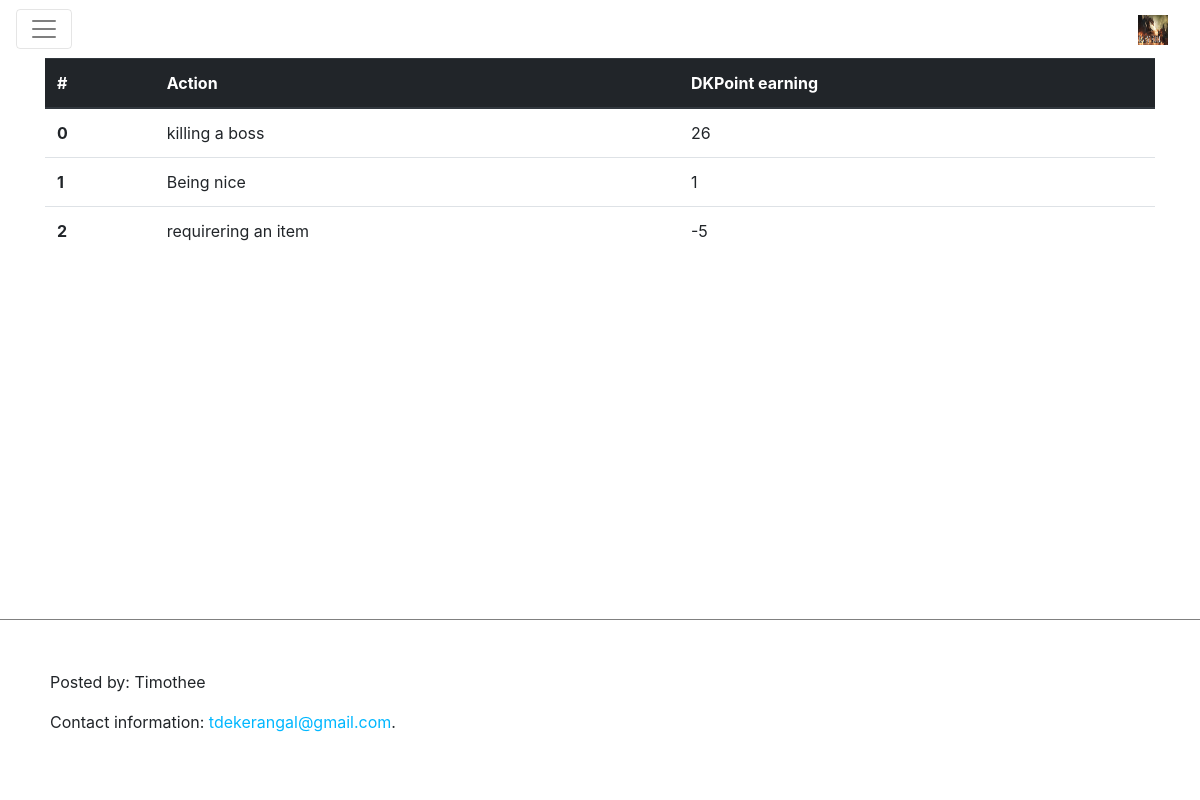
The page / on the database its author committed.
### tables this page shows
CREATE TABLE `activityModel` (
  `id` int(6) UNSIGNED NOT NULL,
  `name` varchar(255) NOT NULL,
  `dkpEarn` int(11) NOT NULL
);

### misc/database_manager.php (called while the page is built, shortened)
<?php
class database_manager {
    private $database_manager;
    function __construct() {
        $connectstr_dbhost = 'localhost';
        $connectstr_dbname = 'dkpTable';
        $connectstr_dbusername = 'root';
        $connectstr_dbpassword = 'dfghj';
        $this->database_manager = mysqli_connect($connectstr_dbhost, $connectstr_dbusername, $connectstr_dbpassword,$connectstr_dbname);
}
    function perform_query($query) {
        $stmt = mysqli_prepare($this->database_manager, $query);
        if ($stmt) {
            $stmt->execute();
            $results = $stmt->get_result();
            return $results;
        }
        else {
            throw new Exception(mysqli_error($this->database_manager));
        }
    }
    function result_to_array($results) {
        $items = [];
        while ($item = mysqli_fetch_array($results)) {
            $items[] = $item;
        }
        return $items;
    }
    function getActivityList() {
        try {
            $items = $this->perform_query("SELECT * from activityModel");
            return $this->result_to_array($items);
        } catch (Exception $ex) {
            $this->print_error_message("Unable to Getting Activity List");
            return null;
        }
    }
}
$databaseManager = new database_manager();
?>

### index.php (the view, shortened to what this page needs)
<!DOCTYPE html>
<html>
  <head>
    <?php include('./misc/head.php');?>
  </head>
  <body>
  <?php include('./misc/database_manager.php')?>
    <?php include('./misc/header.php'); ?>
    <div class="container">
    <table class="table">
        <thead class="thead-dark">
          <tr>
            <th scope="col">#</th>
            <th scope="col">Action</th>
            <th scope="col">DKPoint earning</th>
          </tr>
        </thead>
        <tbody>
        <?php
          $activities = $databaseManager->getActivityList();
          $i = 0;
          foreach($activities as $item) {
            ?>
            <tr>
              <th scope="row"><?php echo strval($i++);?></th>
              <td><?php echo $item['name'];?></td>
              <td><?php echo $item['dkpEarn'];?></td>
            </tr>
          <?php
          }
            ?>
        </tbody>
      </table>
    </div>
    <?php include('./misc/footer.php');?>
    </body>
</html>

### rows shown on the page
activitymodel: name "killing a boss", dkpEarn "26"
activitymodel: name "Being nice", dkpEarn "1"
activitymodel: name "requirering an item", dkpEarn "-5"
